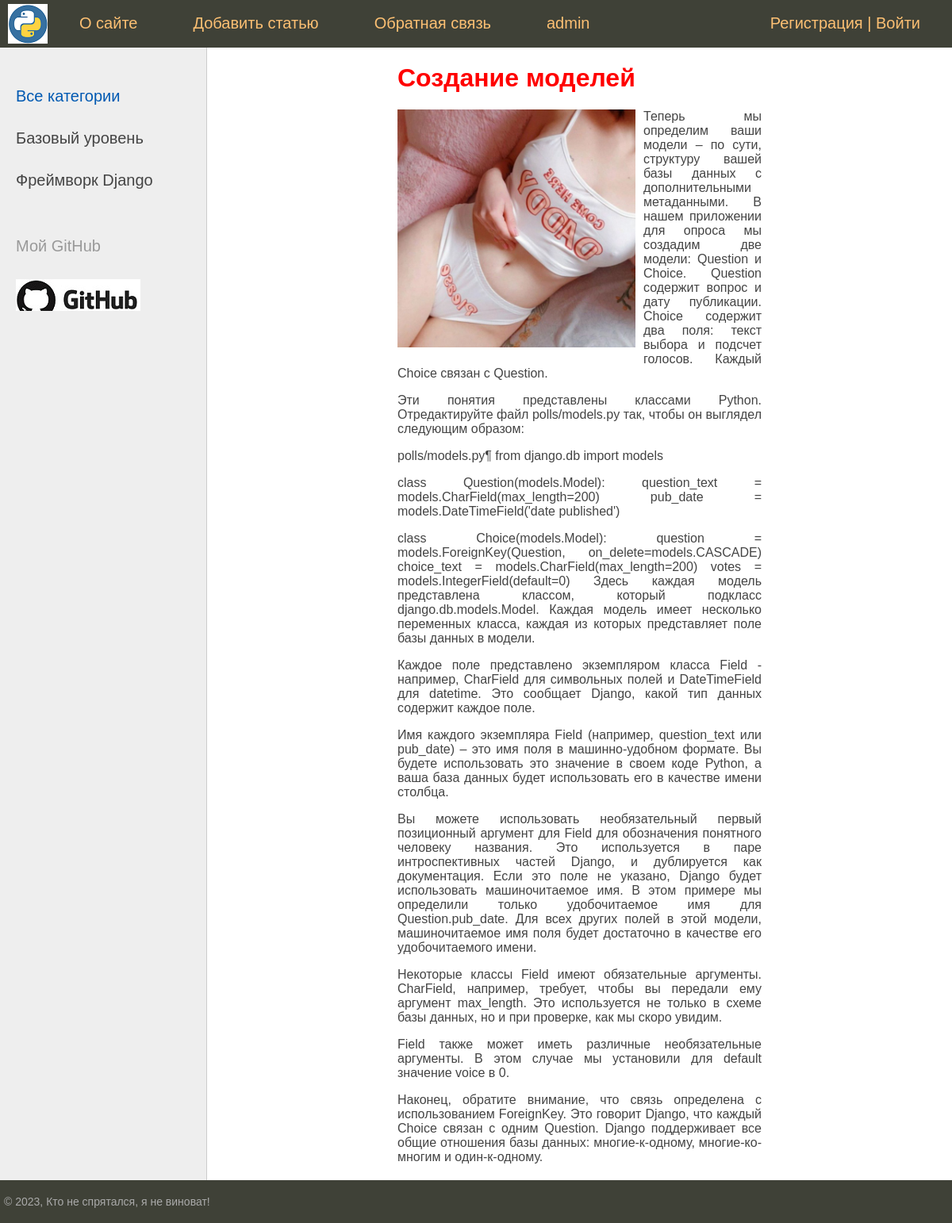
The page /post/sozdanie-modelej/ on the database its author committed.
### blog_theme/models.py (models this page shows, shortened)
class Category(models.Model):
    name = models.CharField(max_length=100, db_index=True, verbose_name='Раздел')
    slug = models.SlugField(max_length=255, unique=True, db_index=True, verbose_name='URL')
    def __str__(self):
        return self.name
    def get_absolute_url(self):
        return reverse('category', kwargs={'cat_slug': self.slug})
    class Meta:
        verbose_name = 'Раздел:'
        verbose_name_plural = 'Разделы:'
        ordering = ['id']

class Blog_theme(models.Model):
    title = models.CharField(max_length=255, verbose_name='Заголовок')
    slug = models.SlugField(max_length=255, unique=True, db_index=True, verbose_name='URL')
    content = MDTextField()
    photo = models.ImageField(upload_to="photos/%Y/%m/%d", verbose_name='Фото')
    time_created = models.DateTimeField(auto_now_add=True, verbose_name='Создано')
    time_updated = models.DateTimeField(auto_now=True, verbose_name='Изменено')
    is_published = models.BooleanField(default=True, verbose_name='Опубликованно')
    cat = models.ForeignKey('Category', on_delete=models.PROTECT, verbose_name='Раздел')
    def __str__(self):
        return self.title
    class Meta:
        verbose_name = 'Темы1:'
        verbose_name_plural = 'Темы:'
        ordering = ['-time_updated', 'title']

### blog_theme/views.py (the view)
# urls.py: path('post/<slug:post_slug>/', ShowPost.as_view(), name='post'),
class ShowPost(DataMixin, DetailView):
    model = Blog_theme
    template_name = 'blog_theme/post.html'
    slug_url_kwarg = 'post_slug'
    context_object_name = 'post'
    def get_context_data(self, *, object_list=None, **kwargs):
        context = super().get_context_data(**kwargs)
        c_def = self.get_user_context(title=context['post'])
        context.update(c_def)
        return context

### blog_theme/templatetags/blog_theme_tags.py (called while the page is built)
@register.simple_tag()
def get_menu():
    menu = [{'title': 'О сайте', 'url_name': 'about'},
            {'title': 'Добавить статью', 'url_name': 'add_page'},
            {'title': 'Обратная связь', 'url_name': 'contact'},
            ]
    return menu

### blog_theme/utils.py (called while the page is built)
    def get_user_context(self, **kwargs):
        context = kwargs
        cats = cache.get('cats')
        if not cats:
            cats = Category.objects.annotate(Count('blog_theme'))
            cache.set('cats', cats, 60)
        print(cats)
        context['cats'] = cats
        if 'cat_selected' not in context:
            context['cat_selected'] = 0
        return context

### blog_theme/templates/blog_theme/post.html
{% extends 'blog_theme/base.html' %}
{% load markdownify %}
{% block content %}
<h1>{{post.title}}</h1>
{% if post.photo %}
<p><img class="img-article-left" src="{{post.photo.url}}"></p>
{% endif %}
{{ post.content|markdownify }}
{% endblock %}

### blog_theme/templates/blog_theme/base.html (shortened to what this page needs)
{% load static %}
{% load blog_theme_tags %}
<html>
<head>
    <link href="{% static 'blog_theme/css/styles.css' %}" type="text/css" rel="stylesheet"/>
    <link href="{% static 'blog_theme/css/codehilite_styles.css' %}" type="text/css" rel="stylesheet"/>
</head>
<body>
<table class="table-page" border=0 cellpadding="0" cellspacing="0">
    <tr>
        <td valign=top>
            {% block mainmenu %}
                <div class="header">
                    <ul id="mainmenu" class="mainmenu">
                        <li class="logo"><a href="{% url 'home' %}">
                            <div class="logo"></div>
                        </a></li>
                        {% get_menu as menu %}
                        {% for m in menu %}
                                <li><a href="{% url m.url_name %}">{{ m.title }}</a></li>
                        {% endfor %}
                        {% if request.user.is_authenticated %}
                            <li class="last">{{ user.username }} | <a href="{% url 'logout' %}">Выйти</a></li>
                        {% else %}
                            <li class="last"><a href="{% url 'register' %}">Регистрация </a>|<a
                                    href="{% url 'login' %}"> Войти</a></li>
                        {% endif %}
                        <li><a href="/admin">admin</a></li>
                    </ul>
                </div>
            {% endblock mainmenu %}
            <table class="table-content" border=0 cellpadding="0" cellspacing="0">
                <tr>
                    <td valign="top" class="left-chapters">
                        <ul id="leftchapters">
                            {% if cat_selected == 0 %}
                                <li class="selected">Все категории</li>
                            {% else %}
                                <li><a href="{% url 'home' %}">Все категории</a></li>
                            {% endif %}
                            {% for c in cats %}
                                {% if c.blog_theme__count > 0 %}
                                    {% if c.slug == cat_selected %}
                                        <li class="selected">{{ c.name }}</li>
                                    {% else %}
                                        <li><a href="{{ c.get_absolute_url }}">{{ c.name }}</a></li>
                                    {% endif %}
                                {% endif %}
                            {% endfor %}
                            <li class="share">
                                <p>Мой GitHub</p>
                                <a class="share-yt" href="https://github.com/Sarge322" target="_blank"
                                   rel="nofollow"></a>
                            </li>
                        </ul>
                    </td>
                    <td valign="top" class="content">
                        <div>
                            {% block content %}
                            {% endblock %}
                        </div>
                    </td>
                </tr>
            </table>
        </td>
    </tr>
    <tr>
        <td valign=top>
            <div id="footer">
                <p>&copy; 2023, Кто не спрятался, я не виноват!</p>
            </div>
        </td>
    </tr>
</table>
</body>
</html>

### blog_theme/static/blog_theme/css/styles.css (style rules this page uses)
html, body { font-family: 'Arial'; margin: 0; padding: 0; height: 100%; width: 100%; color: #444; }
h1 { color: red; }
a { color: #0059b2; text-decoration: none; }
img { max-width: 600px; height: auto; }
img.img-article-left { max-width: 300px; height: auto; float: left; padding: 0 10px 10px 0; }
.table-page { width: 100%; height: 100%; vertical-align: top; }
.table-page tr { height: 100%; }
.header { background: #3F4137; height: 60px; }
.logo { background: url('../images/logo.png') no-repeat 10px 5px; width: 70px; height: 60px; }
ul.mainmenu { list-style: none; margin: 0; padding: 0; height: 60px; color: #fdc073; font-size: 20px; overflow: hidden; }
ul.mainmenu li { float: left; margin: 18px 40px 0 30px; }
ul.mainmenu li.logo { margin: 0; }
ul.mainmenu li.last { float: right; }
ul.mainmenu li a { color: #fdc073; text-decoration: none; }
.table-content { width: 100%; min-height: 100%; height: 100%; }
.left-chapters { margin: 0; background: #eee; border-right: 1px solid #ccc; min-height: 100%; }
.left-chapters ul { width: 230px; min-height: 100%; margin: 0; padding: 20px 10px 10px 20px; list-style: none; font-size: 20px; }
.left-chapters ul li { margin: 30px 0 0 0; color: #999; }
.left-chapters ul li.selected { color: #0059b2; }
.left-chapters ul li a { color: #444; text-decoration: none; }
.left-chapters ul li.share { margin: 60px 0 0 0; }
.left-chapters ul li.share p { margin: 30px 0 30px 0; }
.left-chapters ul li.share a { display: inline-block; width: 40px; height: 40px; margin: 0 20px 0 0; }
.left-chapters ul li.share a.share-yt { width: 100%; height: 40px; background: url('../images/share_yt.jpg') no-repeat 0 0 }
.content { padding: 20px 20% 20px 20%; width: 100%; text-align: justify; box-sizing: border-box; }
#footer { box-sizing: border-box; background: #3F4137; padding: 5px; color: #aaa; font-size: 14px; font-family: Verdana, Geneva, Arial, Helvetica; text-align: left; overflow: hidden; }

### rows shown on the page
Category: name "Базовый уровень"
Category: name "Фреймворк Django"
Blog_theme: title "Создание моделей", photo (picture), content "Теперь мы определим ваши модели – по сути, структуру вашей базы данных с дополнительными метаданными. В нашем приложении для опроса мы создадим две модели: Question и Choice. Question содержит вопрос и дату публикации. Choice содержит два поля: текст выбора и подсчет голосов. Каждый Choice связан с Question. Эти понятия представлены классами Python. Отредактируйте файл polls/models.py так, чтобы он выглядел следующим образом: polls/models.py¶ from django.db import models class Question(models.Model): question_text = models.CharField(max_length=200) pub_date = models.DateTimeField('date published') class Choice(models.Model): question = models.ForeignKey(Question, on_delete=models.CASCADE)…"

### other values the page prints
{{ m.title }} "О сайте" "Добавить статью" "Обратная связь"
